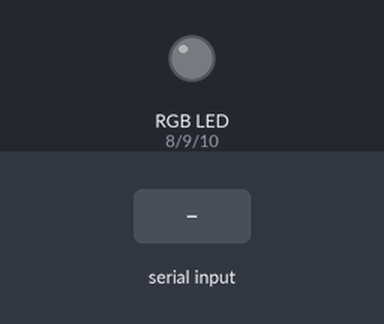
The sketch below on a simulated Arduino Uno, built with avr-gcc and run on an emulated ATmega328P. Parts: an RGB LED mixed from three pins (HIGH = lit). The inputs (shaded band) are chosen by the test bench. What the sketch prints to the serial monitor is not drawn.

Above: at 1.2 s.
1.3 s: "r" received over the second serial link
At 2.2 s:
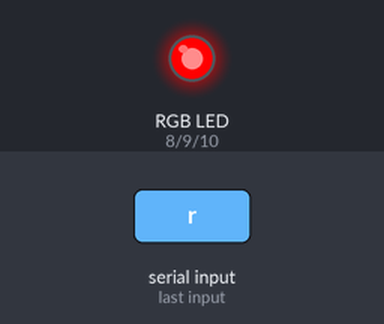
2.8 s: "v" received over the second serial link
At 3.4 s:
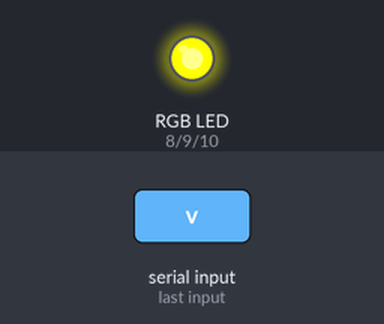
4.3 s: "a" received over the second serial link
At 5.5 s:
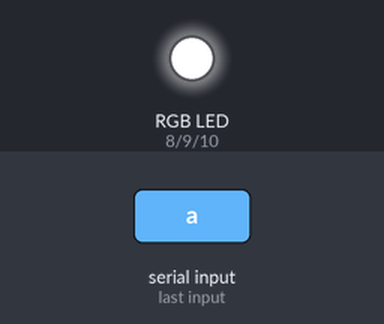
5.8 s: "r" received over the second serial link
At 6.8 s:
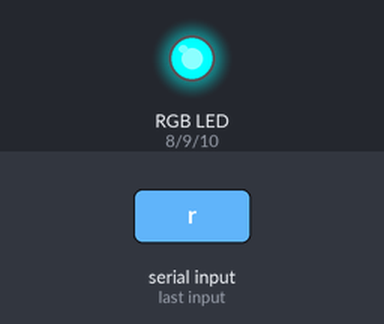
7.3 s: "v" received over the second serial link
At 8.0 s:
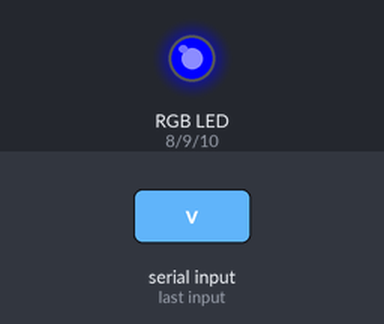
Timing chart, 0 to 9.8 s (numbered marks = the images above; inputs shaded):
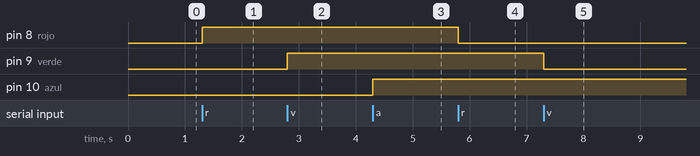

The sketch:

controlRGBporBT.ino
```cpp
#include <SoftwareSerial.h> //Librería que permite establecer comunicación serie en otros pins

//Aquí conectamos los pins RXD,TDX del módulo Bluetooth.
//Patilla 6 a TX del Bluetooth y viceversa
SoftwareSerial BT(6,7); //6 RX, 7 TX.
 int rojo=8;
 int verde=9;
 int azul=10;
 boolean rEncendido=false;
 boolean vEncendido=false;
 boolean aEncendido=false;

void setup() {
  BT.begin(9600); //Velocidad del puerto del módulo Bluetooth
Serial.begin(9600);
pinMode(rojo,OUTPUT);
pinMode(verde,OUTPUT);
pinMode(azul,OUTPUT);
digitalWrite(rojo,LOW);
digitalWrite(verde,LOW);
digitalWrite(azul,LOW);


}

void loop() {
  if(BT.available())
  {char lectura=BT.read();
    Serial.write(BT.read());

    if (lectura=='r'){
if (rEncendido){
  Serial.write("Rojo encendido. Apagando");
  digitalWrite(rojo,LOW);
  rEncendido=false;
    }else{
digitalWrite(rojo,HIGH);
rEncendido=true;

    }
    }
        if (lectura=='v'){
if (vEncendido){
  digitalWrite(verde,LOW);
  vEncendido=false;
    }else{
digitalWrite(verde,HIGH);
vEncendido=true;
    }
    }
            if (lectura=='a'){
if (aEncendido){
  digitalWrite(azul,LOW);
  aEncendido=false;
    }else{
digitalWrite(azul,HIGH);
aEncendido=true;
    }
    }
    }


  if(Serial.available())
  {
     BT.write(Serial.read());
  }
}
```

Measured:
- after the input at 1.3 s, pin 8 (rojo): LOW → HIGH at once
- after the input at 2.8 s, pin 9 (verde): LOW → HIGH at once
- after the input at 4.3 s, pin 10 (azul): LOW → HIGH at once
- after the input at 5.8 s, pin 8 (rojo): HIGH → LOW at once
- after the input at 7.3 s, pin 9 (verde): HIGH → LOW at once
